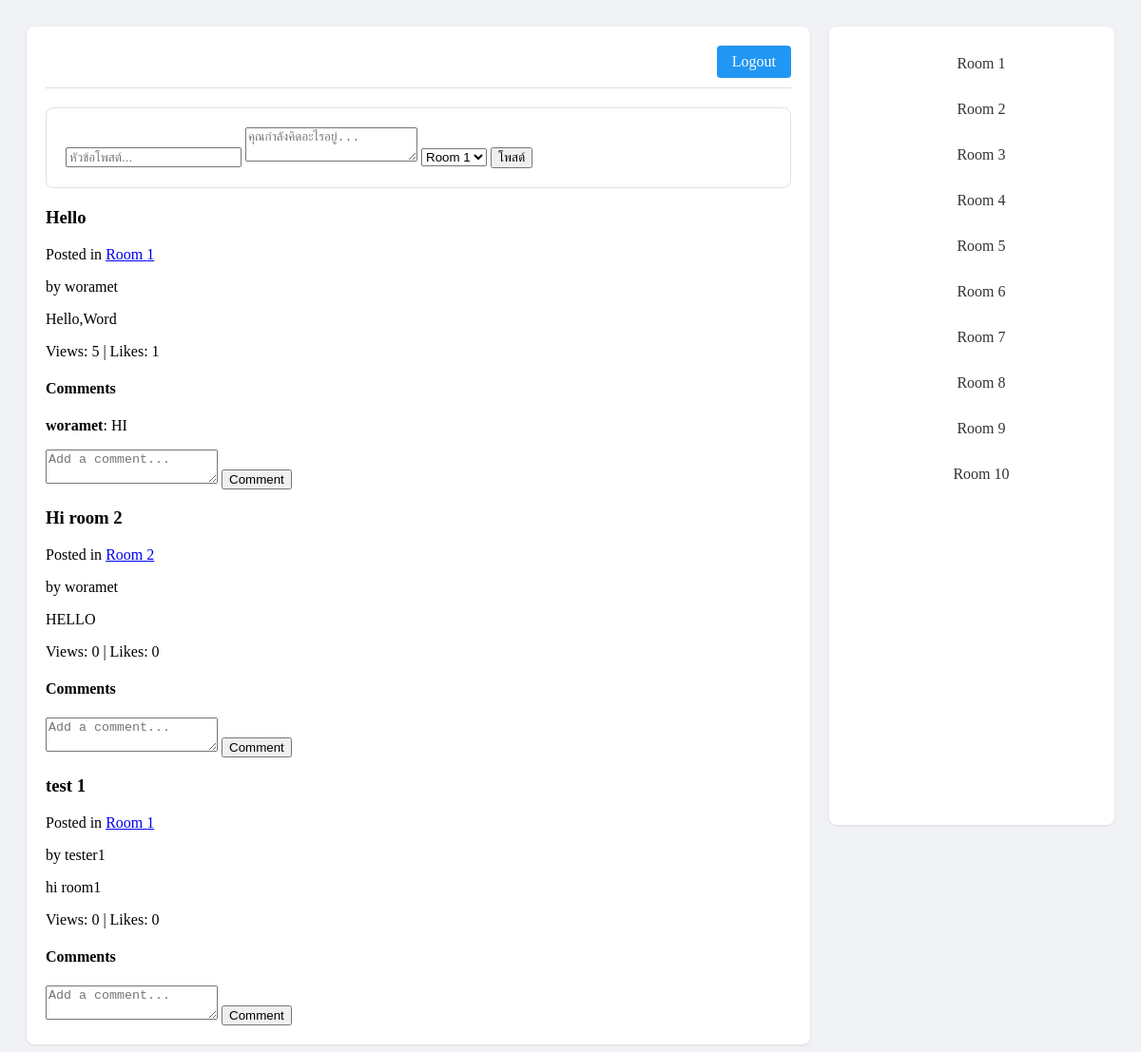
Before: / with the older database file.
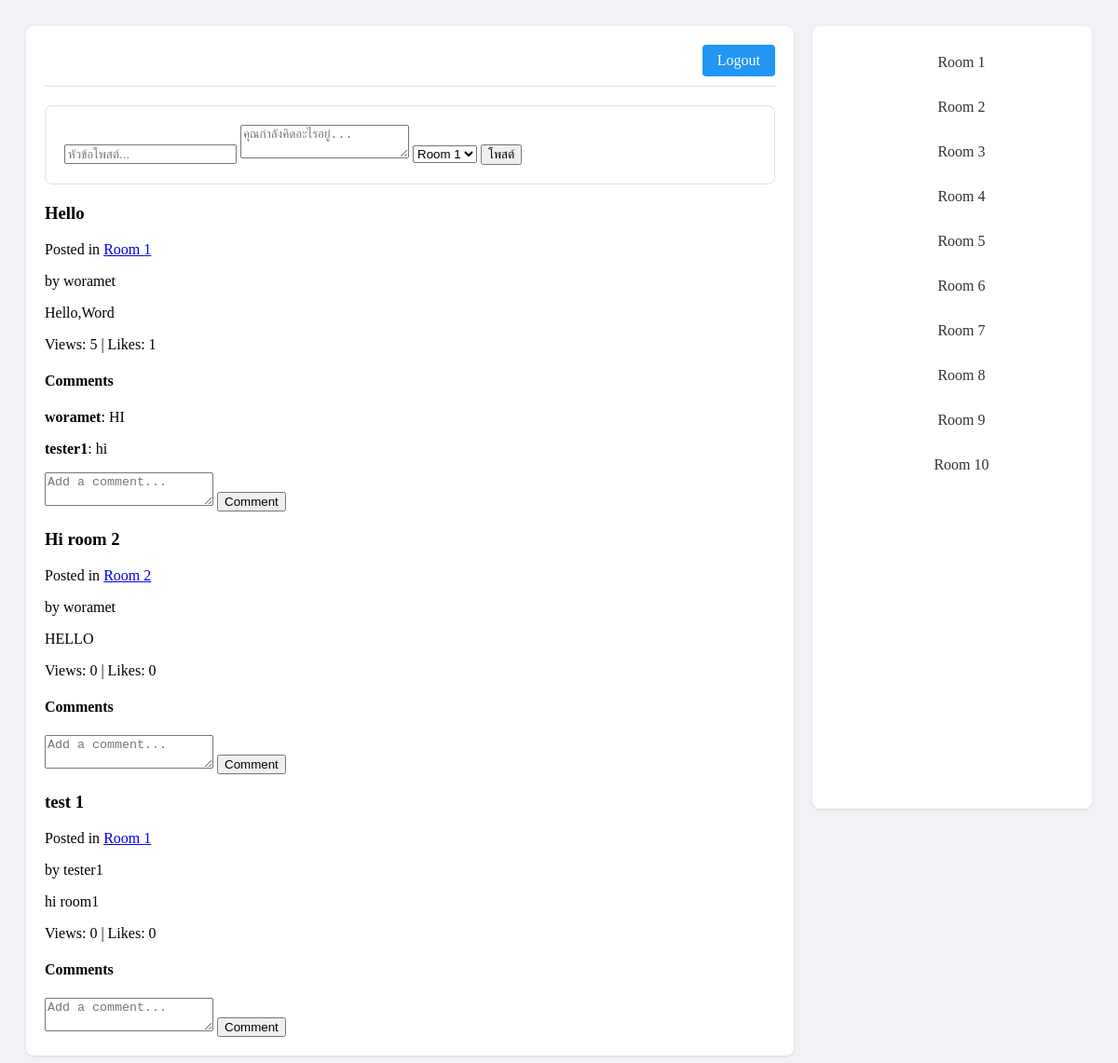
After: the same page with the newer database file.
### models.py (models this page shows, shortened)
class Post(db.Model):
    id = db.Column(db.Integer, primary_key=True)
    content = db.Column(db.Text, nullable=False)
    timestamp = db.Column(db.DateTime, default=datetime.utcnow)
    user_id = db.Column(db.Integer, db.ForeignKey("user.id"), nullable=False)
    room_number = db.Column(db.Integer, nullable=False)
    title = db.Column(db.String(200))
    view_count = db.Column(db.Integer, default=0)
    like_count = db.Column(db.Integer, default=0)
    author = db.relationship("User", backref="posts")
    likes = db.relationship("Like", backref="post", lazy="dynamic")
    comments = db.relationship("Comment", backref="post", lazy=True)

class User(UserMixin, db.Model):
    __tablename__ = "user"
    __table_args__ = {"extend_existing": True}
    id = db.Column(db.Integer, primary_key=True)
    username = db.Column(db.String(80), unique=True, nullable=False)
    email = db.Column(db.String(120), unique=True, nullable=False)
    password = db.Column(db.String(120), nullable=False)

class Comment(db.Model):
    id = db.Column(db.Integer, primary_key=True)
    content = db.Column(db.Text, nullable=False)
    timestamp = db.Column(db.DateTime, default=datetime.utcnow)
    user_id = db.Column(db.Integer, db.ForeignKey("user.id"), nullable=False)
    post_id = db.Column(db.Integer, db.ForeignKey("post.id"), nullable=False)
    author = db.relationship("User", backref="comments")

### routes.py (the view)
    @app.route("/")
    def home():
        posts = Post.query.all()  # ดึงโพสต์ทั้งหมดจากฐานข้อมูล
        return render_template("home.html", posts=posts)

### templates/home.html (shortened to what this page needs)
<!DOCTYPE html>
<html lang="en">
<head>
    <link rel="stylesheet" href="https://cdn.jsdelivr.net/npm/@picocss/pico@1/css/pico.min.css">
</head>
<body>
    <div class="container">
        <main class="main-content">
            <div class="header-section">
                <a href="{{ url_for('logout') }}" class="logout-btn">Logout</a>
            </div>
            <div class="post-box">
                <form method="POST" action="{{ url_for('create_post') }}">
                    <input type="text" name="title" placeholder="หัวข้อโพสต์..." required>
                    <textarea name="content" placeholder="คุณกำลังคิดอะไรอยู่..." required></textarea>
                    <select name="room_number" required>
                        {% for i in range(1, 10) %}
                        <option value="{{ i }}">Room {{ i }}</option>
                        {% endfor %}
                    </select>
                    <button type="submit">โพสต์</button>
                </form>
            </div>
            {% for post in posts %}
            <article>
                <header>
                    <h3>{{ post.title }}</h3>
                    <p>Posted in <a href="{{ url_for('page', number=post.room_number) }}">Room {{ post.room_number
                            }}</a></p>
                    <p>by {{ post.author.username }}</p>
                </header>
                <p>{{ post.content }}</p>
                <footer>
                    <p>Views: {{ post.view_count }} | Likes: {{ post.like_count }}</p>
                </footer>
                <section>
                    <h4>Comments</h4>
                    {% for comment in post.comments %}
                    <div>
                        <p><strong>{{ comment.author.username }}</strong>: {{ comment.content }}</p>
                    </div>
                    {% endfor %}
                    <form method="POST" action="{{ url_for('comment_post', post_id=post.id) }}">
                        <textarea name="content" placeholder="Add a comment..." required></textarea>
                        <button type="submit">Comment</button>
                    </form>
                </section>
            </article>
            {% endfor %}
        </main>
        <nav class="nav-sidebar">
            {% for i in range(1, 11) %}
            <a href="{{ url_for('page', number=i) }}">Room {{ i }}</a>
            {% endfor %}
        </nav>
    </div>
</body>
</html>

Changed rows visible on the page:
added Comment: author.username "tester1", content "hi", shown under Post "Hello"
